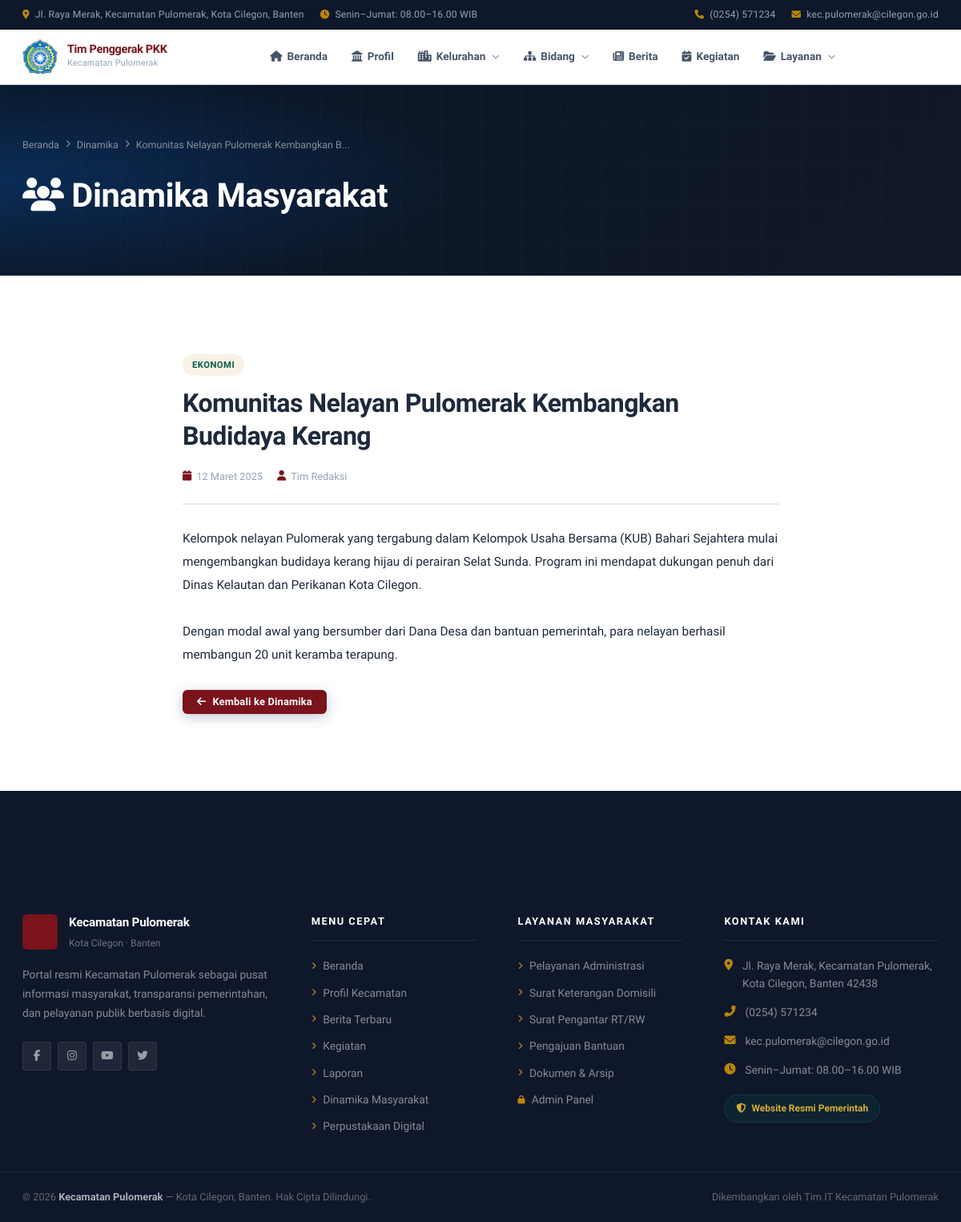
/dinamika-detail.php?id=1, run on the app's committed database.
### tables this page shows
CREATE TABLE `dinamika` (
  `id`         INT(11)      NOT NULL AUTO_INCREMENT,
  `judul`      VARCHAR(255) NOT NULL,
  `isi`        TEXT         NOT NULL,
  `kategori`   VARCHAR(100) DEFAULT NULL,
  `penulis`    VARCHAR(100) DEFAULT 'Admin Kelurahan',
  `gambar`     VARCHAR(255) DEFAULT NULL,
  `tgl_post`   DATE         NOT NULL,
  `created_at` TIMESTAMP    NOT NULL DEFAULT CURRENT_TIMESTAMP,
  PRIMARY KEY (`id`),
  KEY `idx_tgl` (`tgl_post`)
);

### include/functions.php (called while the page is built, shortened)
<?php
function e($str) {
    return htmlspecialchars($str ?? '', ENT_QUOTES, 'UTF-8');
}
function formatTanggal($date, $format = 'full') {
    $bulan = [
        1 => 'Januari', 2 => 'Februari', 3 => 'Maret', 4 => 'April',
        5 => 'Mei', 6 => 'Juni', 7 => 'Juli', 8 => 'Agustus',
        9 => 'September', 10 => 'Oktober', 11 => 'November', 12 => 'Desember'
    ];
    $ts = strtotime($date);
    $d  = date('j', $ts);
    $m  = $bulan[(int)date('n', $ts)];
    $y  = date('Y', $ts);
    return "$d $m $y";
}
function truncate($str, $len = 150) {
    $str = strip_tags($str);
    return mb_substr($str, 0, $len) . '...';
}
?>

### dinamika-detail.php (the view, shortened to what this page needs)
<?php
require_once 'include/config.php';
require_once 'include/functions.php';
$id = (int)($_GET['id'] ?? 0);
$stmt = $conn->prepare("SELECT * FROM dinamika WHERE id = ?");
$stmt->bind_param('i', $id);
$stmt->execute();
$d = $stmt->get_result()->fetch_assoc();
include 'include/header.php';
?>
<div class="page-hero">
    <div class="container page-hero-content">
        <div class="breadcrumb">
            <a href="<?= SITE_URL ?>/">Beranda</a> <i class="fas fa-chevron-right"></i>
            <a href="dinamika.php">Dinamika</a> <i class="fas fa-chevron-right"></i>
            <span><?= truncate($d['judul'], 40) ?></span>
        </div>
        <h1><i class="fas fa-users"></i> Dinamika Masyarakat</h1>
    </div>
</div>
<section class="section">
    <div class="container" style="max-width:800px">
        <div class="detail-main reveal">
            <?php if (!empty($d['kategori'])): ?>
                <span class="tag tag-green" style="display:inline-block;margin-bottom:14px"><?= e($d['kategori']) ?></span>
            <?php endif; ?>
            <h1 class="detail-title"><?= e($d['judul']) ?></h1>
            <div class="detail-meta">
                <span><i class="fas fa-calendar"></i> <?= formatTanggal($d['tgl_post']) ?></span>
                <?php if (!empty($d['penulis'])): ?>
                    <span><i class="fas fa-user"></i> <?= e($d['penulis']) ?></span>
                <?php endif; ?>
            </div>
            <div class="detail-body"><?= nl2br(e($d['isi'])) ?></div>
            <div style="margin-top:28px;">
                <a href="dinamika.php" class="btn btn-secondary btn-sm">
                    <i class="fas fa-arrow-left"></i> Kembali ke Dinamika
                </a>
            </div>
        </div>
    </div>
</section>
<?php include 'include/footer.php'; ?>

### assets/css/style.css (style rules this page uses)
:root { --primary: #7a131b; --primary-mid: #981b26; --primary-light: #b72632; --primary-glow: rgba(122,19,27,0.08); --accent: #b8860b; --accent-light: #d4af37; --accent-soft: rgba(184,134,11,0.1); --gold: #d4af37; --gold-soft: rgba(212,175,55,0.12); --white: #FFFFFF; --gray-50: #F8FAFC; --gray-100: #F1F5F9; --gray-200: #E2E8F0; --gray-300: #CBD5E1; --gray-400: #94A3B8; --gray-500: #64748B; --gray-600: #475569; --gray-700: #334155; --gray-800: #1E293B; --gray-900: #0F172A; --text-primary: #1E293B; --text-secondary: #475569; --text-muted: #94A3B8; --border: #E2E8F0; --border-strong: #CBD5E1; --surface: #F8FAFC; --shadow-xs: 0 1px 2px rgba(0,0,0,0.05); --shadow-sm: 0 1px 3px rgba(0,0,0,0.1), 0 1px 2px rgba(0,0,0,0.06); --shadow: 0 4px 6px rgba(0,0,0,0.07), 0 2px 4px rgba(0,0,0,0.06); --shadow-md: 0 10px 15px rgba(0,0,0,0.1), 0 4px 6px rgba(0,0,0,0.05); --shadow-lg: 0 20px 25px rgba(0,0,0,0.1), 0 10px 10px rgba(0,0,0,0.04); --shadow-xl: 0 25px 50px rgba(0,0,0,0.12); --radius-sm: 4px; --radius: 6px; --radius-md: 8px; --radius-lg: 12px; --radius-xl: 16px; --radius-full: 9999px; --ease: cubic-bezier(0.4, 0, 0.2, 1); --transition: all 0.25s var(--ease); --font: 'Plus Jakarta Sans', 'Inter', system-ui, sans-serif; }
html, body { overflow-x: hidden; width: 100%; }
body { font-family: 'Inter', system-ui, -apple-system, sans-serif; }
*, *::before, *::after { box-sizing: border-box; margin: 0; padding: 0; }
html { scroll-behavior: smooth; font-size: 16px; -webkit-font-smoothing: antialiased; -moz-osx-font-smoothing: grayscale; }
body { font-family: var(--font); color: var(--text-primary); background: var(--white); line-height: 1.7; overflow-x: hidden; }
a { text-decoration: none; color: inherit; transition: var(--transition); }
.container { max-width: 1200px; margin: 0 auto; padding: 0 28px; }
.btn { display: inline-flex; align-items: center; gap: 8px; padding: 12px 26px; border-radius: var(--radius); font-weight: 700; font-size: 0.88rem; transition: var(--transition); line-height: 1; letter-spacing: 0.2px; white-space: nowrap; outline: none; }
.btn-secondary { background: var(--primary); color: var(--white); box-shadow: 0 4px 16px rgba(10,49,97,0.25); }
.btn-sm { padding: 9px 18px; font-size: 0.8rem; }
.section { padding: 96px 0; }
.page-hero { background: var(--gray-900); padding: 64px 0 52px; color: var(--white); position: relative; overflow: hidden; }
.page-hero::before { content: ''; position: absolute; inset: 0; background: radial-gradient(ellipse 80% 100% at 0% 50%, rgba(10,49,97,0.8) 0%, transparent 60%), linear-gradient(135deg, #0a1628 0%, #111827 100%); }
.page-hero::after { content: ''; position: absolute; inset: 0; background-image: linear-gradient(rgba(255,255,255,0.02) 1px, transparent 1px), linear-gradient(90deg, rgba(255,255,255,0.02) 1px, transparent 1px); background-size: 50px 50px; }
.page-hero-content { position: relative; z-index: 1; }
.page-hero h1 { font-size: clamp(1.7rem, 4vw, 2.6rem); font-weight: 800; margin-bottom: 12px; letter-spacing: -0.5px; }
.breadcrumb { display: flex; align-items: center; gap: 8px; font-size: 0.78rem; color: rgba(255,255,255,0.5); margin-bottom: 18px; flex-wrap: wrap; }
.breadcrumb a { color: rgba(255,255,255,0.5); }
.breadcrumb i { font-size: 0.6rem; }
.detail-main { min-width: 0; }
.detail-title { font-size: clamp(1.4rem, 3vw, 2rem); font-weight: 800; color: var(--text-primary); line-height: 1.3; margin-bottom: 18px; letter-spacing: -0.5px; }
.detail-meta { display: flex; align-items: center; gap: 18px; flex-wrap: wrap; font-size: 0.8rem; color: var(--text-muted); margin-bottom: 28px; padding-bottom: 22px; border-bottom: 2px solid var(--border); }
.detail-meta span { display: flex; align-items: center; gap: 6px; }
.detail-meta i { color: var(--primary); }
.detail-body { font-size: 0.96rem; color: var(--text-primary); line-height: 1.9; }
.tag { display: inline-flex; align-items: center; padding: 4px 12px; border-radius: var(--radius-full); font-size: 0.7rem; font-weight: 700; text-transform: uppercase; letter-spacing: 0.5px; }
.tag-green { background: var(--accent-soft); color: #065F46; }
.reveal { opacity: 0; transform: translateY(28px); transition: opacity 0.6s var(--ease), transform 0.6s var(--ease); }
.reveal.visible { opacity: 1; transform: translateY(0); }

### data on the page
dinamika: judul "Komunitas Nelayan Pulomerak Kembangkan B...", kategori "EKONOMI", judul "Komunitas Nelayan Pulomerak Kembangkan Budidaya Kerang", tgl_post "12 Maret 2025", penulis "Tim Redaksi", isi "Kelompok nelayan Pulomerak yang tergabung dalam Kelompok Usaha Bersama (KUB) Bahari Sejahtera mulai mengembangkan budidaya kerang hijau di perairan Selat Sunda. Program ini mendapat dukungan penuh dari Dinas Kelautan dan Perikanan Kota Cilegon. Dengan modal awal yang bersumber dari Dana Desa dan bantuan pemerintah, para nelayan berhasil membangun 20 unit keramba terapung."
